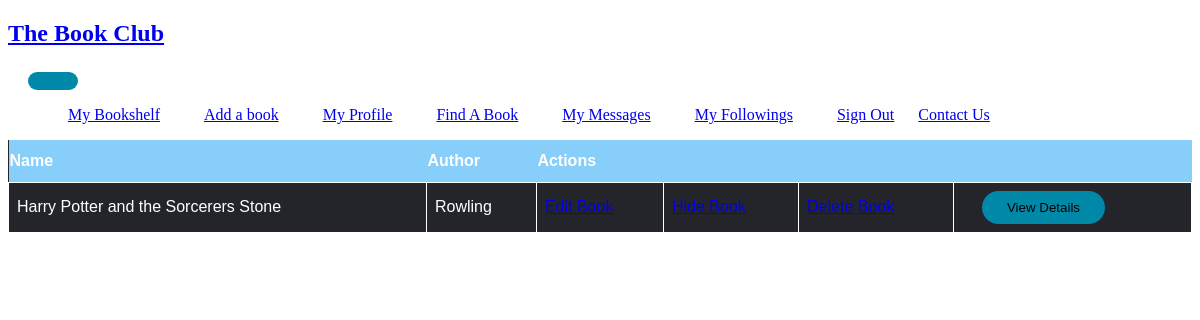
Before: /account/bookshelf/ (signed in) with the older database file.
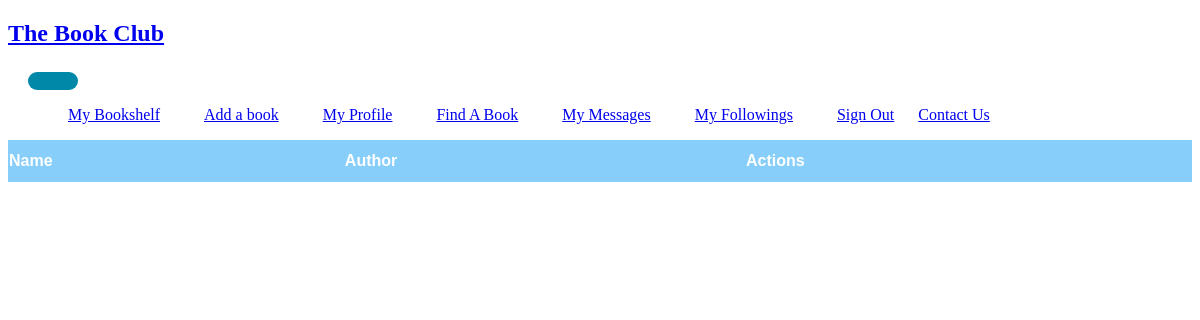
After: the same page with the newer database file.
### library/models.py (models this page shows, shortened)
class Book (models.Model):
    owner = models.ForeignKey ("accounts.User",
                                 related_name='owner',
                                 on_delete=models.CASCADE,
                                 default=None)
    genre = models.ForeignKey (Genre,
                               related_name='books',
                               on_delete=models.CASCADE)
    author = models.ForeignKey (Author,
                                related_name='books',
                                on_delete=models.CASCADE)
    title = models.CharField (max_length=50, db_index=True,)
    summary = models.TextField (blank=True)
    price = models.DecimalField (max_digits=10, decimal_places=2)
    available = models.BooleanField (default=True)
    slug = models.SlugField (max_length=200, db_index=True)
    isbn = models.CharField(max_length=13, validators=[MinLengthValidator(13)])
    favorite = models.BooleanField(default=False)
    shared = models.BooleanField(default=False)
    class Meta:
        ordering = ('title',)

class Author (models.Model):
    first_name = models.CharField (max_length=50, db_index=True)
    last_name = models.CharField (max_length=50, db_index=True)
    slug = models.SlugField (max_length=200, db_index=True)
    favorite = models.BooleanField(default=False)
    class Meta:
        ordering = ('last_name',)
        index_together = (('id', 'slug'),)
    def __str__(self):
        return self.last_name

### accounts/views.py (the view)
# urls.py: path('bookshelf/' ,views.myBookShelf, name='myBookShelf'),
@login_required
def myBookShelf(request):
    myBooks = Book.objects.filter (owner_id=request.user, ).order_by ("title")
    return render (request, 'accounts/myBookshelf.html', {'myBooks': myBooks})

### accounts/templates/accounts/myBookshelf.html (shortened to what this page needs)
{% extends "accounts/base.html" %}
{% block content %}
    <table class="listings">
        <th>Name</th>
        <th>Author</th>
        <th colspan="4">Actions</th>
        {% for book in myBooks %}
            <tr class="bg-info">
                <td>{{ book.title }}</td>
                <td>{{ book.author }}</td>
                <td><a href="{% url 'accounts:edit_book' pk=book.pk %}"
                       class="btn btn-primary">Edit Book</a>
                    {% if book.available is True and book.shared is False %}
                        <td><a href="{% url 'accounts:changeBookVisibility' pk=book.pk %}"
                               onclick="return confirm('Are you sure you would like to hide the visibility of this book? ')"
                               class="btn btn-primary">Hide Book</a>
                            {% elif book.available is False and book.shared is True %}
                        <td><a href="{% url 'accounts:myBookShelf'%}"
                               onclick="return ('Book appears to be shared')"
                               class="btn btn-shared">Shared</a>
                            {% else %}
                        <td><a href="{% url 'accounts:changeBookVisibility' pk=book.pk %}"
                               onclick="return confirm('Are you sure you would like to change the visibility of this book to public? ')"
                               class="btn btn-primary">Show Book</a>
                    {% endif %}
                <td><a href="{% url 'accounts:deleteBook' pk=book.pk %}"
                       onclick="return confirm('Are you sure you want to delete?')"
                       class="btn btn-danger">Delete Book</a>
                <td><a href="{% url 'accounts:viewBook' pk=book.pk %}"
                       class="btn btn-primary">
                    <button>View Details</button>
                </a>
            </tr>
        {% endfor %}
    </table>
{% endblock %}

### accounts/templates/accounts/base.html (shortened to what this page needs)
<!DOCTYPE html>
{% extends "home.html" %}
{% load static %}
{% block navigation %}
    <header class="bg-dark mb-6">
        <nav class="navbar navbar-expand-lg navbar-dark bg-dark my-2 ">
            <div class="container-fluid align-items-center">
                <a class="navbar-brand" href="{% url 'library:home' %}"><h1 class="text-primary fw-bold fs-2 m-0">The
                    Book Club</h1></a>
                <button class="navbar-toggler" type="button" data-bs-toggle="collapse"
                        data-bs-target="#navbarNavDropdown" aria-controls="navbarNavDropdown" aria-expanded="false"
                        aria-label="Toggle navigation">
                </button>
                <div class="collapse navbar-collapse" id="navbarSupportedContent">
                    <ul class="navbar-nav">
                        <li class="nav-item max-3"><a class="nav-link" href="{% url 'accounts:myBookShelf' %}">My
                            Bookshelf</a></li>
                        <li class="nav-item max-3"><a class="nav-link" href="{% url 'accounts:addBook' %}">Add a
                            book</a></li>
                        <li class="nav-item max-3"><a class="nav-link" href="{% url 'accounts:editProfile' %}">My
                            Profile</a></li>
                        <li class="nav-item max-3"><a class="nav-link" href="{% url 'accounts:findBook' %}">Find A
                            Book</a></li>
                        <li class="nav-item max-3"><a class="nav-link" href="{% url 'accounts:myMessages' %}">My Messages
                            </a></li>
                        <li class="nav-item max-3"><a class="nav-link" href="{% url 'accounts:followList' %}">My Followings
                            </a></li>
                        <li class="nav-item max-3"><a class="nav-link" href="{% url 'accounts:logout' %}">Sign Out</a>
                        </li>
                        <a href="#" class="btn btn-primary text-light mx-3 rounded-pill px-4">Contact Us</a>
                    </ul>
                </div>
            </div>
        </nav>
    </header>
{% endblock %}

### library/templates/home.html (shortened to what this page needs)
<!DOCTYPE html>
{% load static %}
{% block head %}
{% load compress %}
<html lang="en">
    <head>
        {% compress css %}
        <link href="{% static '/bootstrap/scss/bootstrap.scss' %}" rel="stylesheet" type="text/x-scss">
        <link rel="stylesheet" type="text/x-scss" href="{% static 'scss/custom.scss' %}" />
        {% endcompress %}
        <link rel="stylesheet" href="{% static 'css/styles.css' %}">
    </head>
{% endblock %}
    <body>
    {% block navigation %}{% endblock %}
    {% block content %}{% endblock %}
   </body>
   {% block footer %}
       <footer id="footer">
           <div class="container">
               <p class="text-center text-muted">The Book Club &trade;</p>
           </div>
       </footer>
   {% endblock %}
</html>

### library/static/css/styles.css (style rules this page uses)
body { color: white; }
.listings { background-color: #24252a; color: white; font-family: Arial, Helvetica, sans-serif; border-collapse: collapse; margin: auto; width: 100%; }
.listings th { padding-top: 12px; padding-bottom: 12px; text-align: left; background-color: lightskyblue; color: white; }
li { display: inline-block; padding: 0 20px; }
button { margin-left: 20px; padding: 9px 25px; background-color: rgba(0, 136, 169, 1); border: none; border-radius: 50px; cursor: pointer; transition: all 0.3s ease 0s; }

Changed rows visible on the page:
no longer on this page (row edited): Book: title "Harry Potter and the Sorcerers Stone", author "Rowling"
